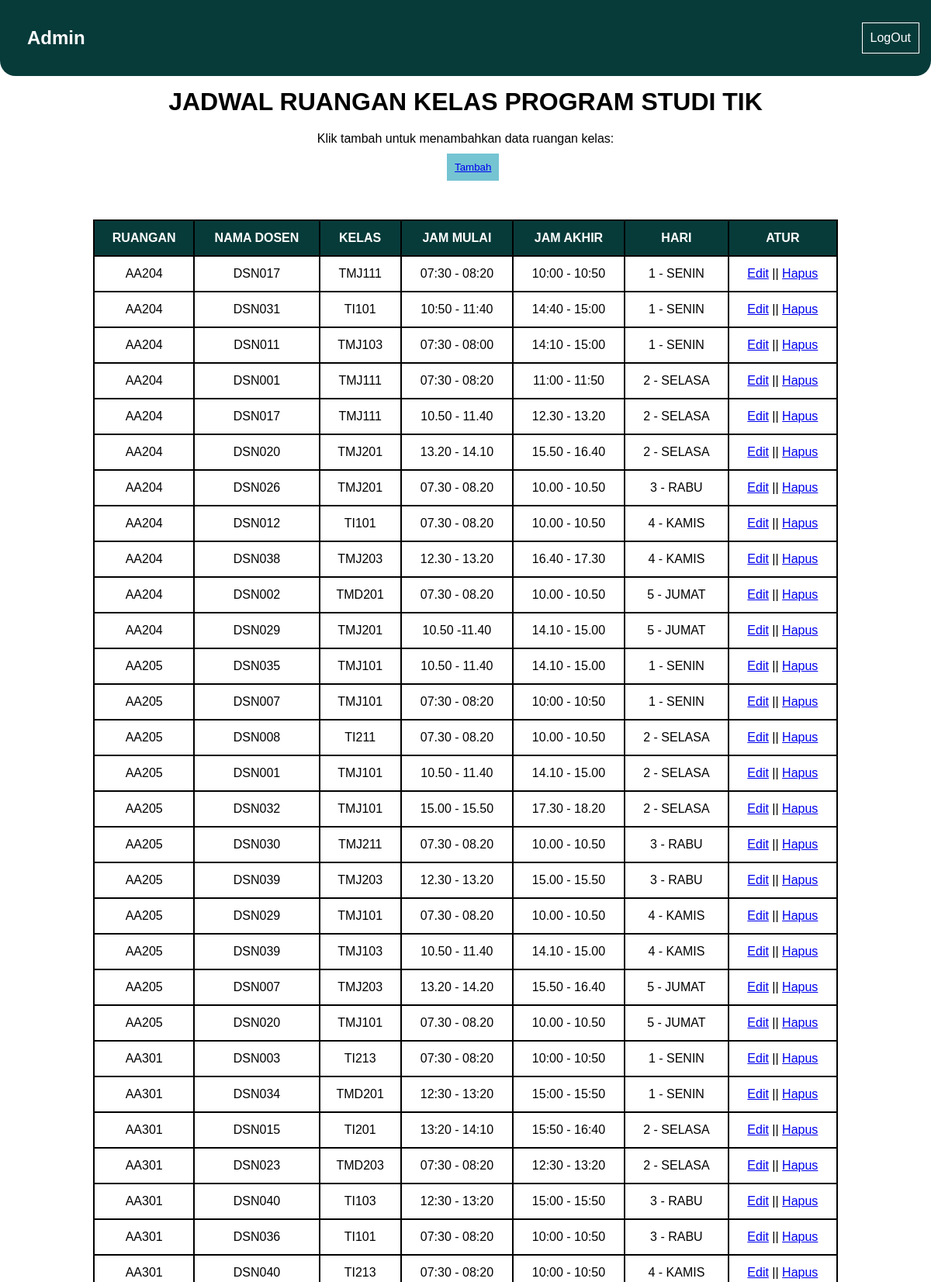
The app's page /admin.php (upper part) with its own data.
### tables this page shows
CREATE TABLE `jadwal` (
  `id` int(11) NOT NULL,
  `id_dosen` varchar(6) NOT NULL,
  `id_matkul` varchar(7) NOT NULL,
  `id_kelas` varchar(6) NOT NULL,
  `id_ruangan` varchar(6) NOT NULL,
  `jam_mulai` varchar(13) NOT NULL,
  `jam_akhir` varchar(13) NOT NULL,
  `hari` enum('1 - SENIN','2 - SELASA','3 - RABU','4 - KAMIS','5 - JUMAT','6 - SABTU') NOT NULL
);

### admin.php (the view, shortened to what this page needs)
<?php
include_once('conn.php');
$query = "SELECT * FROM jadwal order by id_ruangan, hari";
$result = mysqli_query($conn, $query);
?>
<!DOCTYPE html>
<html lang="en">
<head>
  <link rel="stylesheet" href="admin.css">
  <link rel="stylesheet" href="user.css">
</head>
<body>
  <div class="navbar">
    <h2 class="admin-title">Admin</h2>
    <button class="logoutbtn">
        <a class="logout" href="logout.php">LogOut</a></button>
  </div>
  <div class="title">
    JADWAL RUANGAN KELAS PROGRAM STUDI TIK
  </div>
  <div class="caption">Klik tambah untuk menambahkan data ruangan kelas:</div>
  <button class="btn-tambah"><a href="tambah.php">Tambah</a></button>
  <div>
    <table id="jadwal_ruangan" class="jadwal">
      <tbody>
        <tr>
          <th>RUANGAN</th>
          <th>NAMA DOSEN</th>
          <th>KELAS</th>
          <th>JAM MULAI</th>
          <th>JAM AKHIR</th>
          <th>HARI</th>
          <th>ATUR</th>
        </tr>
        <?php
                while ($row = mysqli_fetch_assoc($result)) { ?>
        <tr>
          <td>
            <?php echo $row['id_ruangan']; ?>
          </td>
          <td>
            <?php echo $row['id_dosen']; ?>
          </td>
          <td>
            <?php echo $row['id_kelas']; ?>
          </td>
          <td>
            <?php echo $row['jam_mulai']; ?>
          </td>
          <td>
            <?php echo $row['jam_akhir']; ?>
          </td>
          <td>
            <?php echo $row['hari']; ?>
          </td>
          <td>
            <a href="update.php?id=<?php echo $row['id']; ?>">Edit</a> ||
            <a href="hapus.php?id=<?php echo $row['id']; ?>"
              onclick="return confirm('Anda yakin ingin menghapus data ini?')">Hapus</a>
          </td>
        </tr>
        <?php } ?>
      </tbody>
    </table>
  </div>
</body>
</html>

### admin.css (style rules this page uses)
body { margin: 0; font-family: 'Poppins', sans-serif; }
.navbar { background-color: #073B3A; padding: 15px; border-radius: 0 0 20px 20px; color: white; display: flex; justify-content: space-between; align-items: center; }
.title { margin-top: 15px; font-size: 32px; font-weight: bold; text-align: center; }
.admin-title { margin-left: 20px; }
.logoutbtn { background-color: #073B3A; padding: 10px; font-size: 16px; border: 1px solid white; cursor: pointer; }
.logout { color: white; text-decoration: none; }

### user.css (style rules this page uses)
body { margin: 0; font-family: "Poppins", sans-serif; }
.navbar { background-color: #073b3a; padding: 15px; border-radius: 0 0 20px 20px; color: white; display: flex; justify-content: space-between; align-items: center; }
.title { margin-top: 15px; font-size: 32px; font-weight: bold; text-align: center; }
.logoutbtn { background-color: #073b3a; padding: 10px; font-size: 16px; border: 1px solid white; margin-left: 500px; right: 100px; }
.logout { color: white; text-decoration: none; }

### admin.php (style rules this page uses)
table { margin: auto; margin-top: 50px; margin-bottom: 50px; border-collapse: collapse; width: 80%; }
th, td { border: 2px solid black; padding: 13px; text-align: center; }
th { background-color: #073B3A; color: white; }
.btn-tambah { font-family: 'Poppins', sans-serif; border: none; color: white; background-color: #75c4d2; padding: 10px; margin-left: 48%; margin-top: 10px; }
.caption { font-family: 'Poppins', sans-serif; text-align: center; margin-top: 20px; }

### records on screen
jadwal: id_ruangan "AA204", id_dosen "DSN017", id_kelas "TMJ111", jam_mulai "07:30 - 08:20", jam_akhir "10:00 - 10:50", hari "1 - SENIN"
jadwal: id_ruangan "AA204", id_dosen "DSN031", id_kelas "TI101", jam_mulai "10:50 - 11:40", jam_akhir "14:40 - 15:00", hari "1 - SENIN"
jadwal: id_ruangan "AA204", id_dosen "DSN011", id_kelas "TMJ103", jam_mulai "07:30 - 08:00", jam_akhir "14:10 - 15:00", hari "1 - SENIN"
jadwal: id_ruangan "AA204", id_dosen "DSN001", id_kelas "TMJ111", jam_mulai "07:30 - 08:20", jam_akhir "11:00 - 11:50", hari "2 - SELASA"
jadwal: id_ruangan "AA204", id_dosen "DSN017", id_kelas "TMJ111", jam_mulai "10.50 - 11.40", jam_akhir "12.30 - 13.20", hari "2 - SELASA"
jadwal: id_ruangan "AA204", id_dosen "DSN020", id_kelas "TMJ201", jam_mulai "13.20 - 14.10", jam_akhir "15.50 - 16.40", hari "2 - SELASA"
jadwal: id_ruangan "AA204", id_dosen "DSN026", id_kelas "TMJ201", jam_mulai "07.30 - 08.20", jam_akhir "10.00 - 10.50", hari "3 - RABU"
jadwal: id_ruangan "AA204", id_dosen "DSN012", id_kelas "TI101", jam_mulai "07.30 - 08.20", jam_akhir "10.00 - 10.50", hari "4 - KAMIS"
jadwal: id_ruangan "AA204", id_dosen "DSN038", id_kelas "TMJ203", jam_mulai "12.30 - 13.20", jam_akhir "16.40 - 17.30", hari "4 - KAMIS"
jadwal: id_ruangan "AA204", id_dosen "DSN002", id_kelas "TMD201", jam_mulai "07.30 - 08.20", jam_akhir "10.00 - 10.50", hari "5 - JUMAT"
jadwal: id_ruangan "AA204", id_dosen "DSN029", id_kelas "TMJ201", jam_mulai "10.50 -11.40", jam_akhir "14.10 - 15.00", hari "5 - JUMAT"
jadwal: id_ruangan "AA205", id_dosen "DSN035", id_kelas "TMJ101", jam_mulai "10.50 - 11.40", jam_akhir "14.10 - 15.00", hari "1 - SENIN"
jadwal: id_ruangan "AA205", id_dosen "DSN007", id_kelas "TMJ101", jam_mulai "07:30 - 08:20", jam_akhir "10:00 - 10:50", hari "1 - SENIN"
jadwal: id_ruangan "AA205", id_dosen "DSN008", id_kelas "TI211", jam_mulai "07.30 - 08.20", jam_akhir "10.00 - 10.50", hari "2 - SELASA"
jadwal: id_ruangan "AA205", id_dosen "DSN001", id_kelas "TMJ101", jam_mulai "10.50 - 11.40", jam_akhir "14.10 - 15.00", hari "2 - SELASA"
jadwal: id_ruangan "AA205", id_dosen "DSN032", id_kelas "TMJ101", jam_mulai "15.00 - 15.50", jam_akhir "17.30 - 18.20", hari "2 - SELASA"
jadwal: id_ruangan "AA205", id_dosen "DSN030", id_kelas "TMJ211", jam_mulai "07.30 - 08.20", jam_akhir "10.00 - 10.50", hari "3 - RABU"
jadwal: id_ruangan "AA205", id_dosen "DSN039", id_kelas "TMJ203", jam_mulai "12.30 - 13.20", jam_akhir "15.00 - 15.50", hari "3 - RABU"
jadwal: id_ruangan "AA205", id_dosen "DSN029", id_kelas "TMJ101", jam_mulai "07.30 - 08.20", jam_akhir "10.00 - 10.50", hari "4 - KAMIS"
jadwal: id_ruangan "AA205", id_dosen "DSN039", id_kelas "TMJ103", jam_mulai "10.50 - 11.40", jam_akhir "14.10 - 15.00", hari "4 - KAMIS"
jadwal: id_ruangan "AA205", id_dosen "DSN007", id_kelas "TMJ203", jam_mulai "13.20 - 14.20", jam_akhir "15.50 - 16.40", hari "5 - JUMAT"
jadwal: id_ruangan "AA205", id_dosen "DSN020", id_kelas "TMJ101", jam_mulai "07.30 - 08.20", jam_akhir "10.00 - 10.50", hari "5 - JUMAT"
jadwal: id_ruangan "AA301", id_dosen "DSN003", id_kelas "TI213", jam_mulai "07:30 - 08:20", jam_akhir "10:00 - 10:50", hari "1 - SENIN"
jadwal: id_ruangan "AA301", id_dosen "DSN034", id_kelas "TMD201", jam_mulai "12:30 - 13:20", jam_akhir "15:00 - 15:50", hari "1 - SENIN"
jadwal: id_ruangan "AA301", id_dosen "DSN015", id_kelas "TI201", jam_mulai "13:20 - 14:10", jam_akhir "15:50 - 16:40", hari "2 - SELASA"
jadwal: id_ruangan "AA301", id_dosen "DSN023", id_kelas "TMD203", jam_mulai "07:30 - 08:20", jam_akhir "12:30 - 13:20", hari "2 - SELASA"
jadwal: id_ruangan "AA301", id_dosen "DSN040", id_kelas "TI103", jam_mulai "12:30 - 13:20", jam_akhir "15:00 - 15:50", hari "3 - RABU"
jadwal: id_ruangan "AA301", id_dosen "DSN036", id_kelas "TI101", jam_mulai "07:30 - 08:20", jam_akhir "10:00 - 10:50", hari "3 - RABU"
jadwal: id_ruangan "AA301", id_dosen "DSN040", id_kelas "TI213", jam_mulai "07:30 - 08:20", jam_akhir "10:00 - 10:50", hari "4 - KAMIS"
